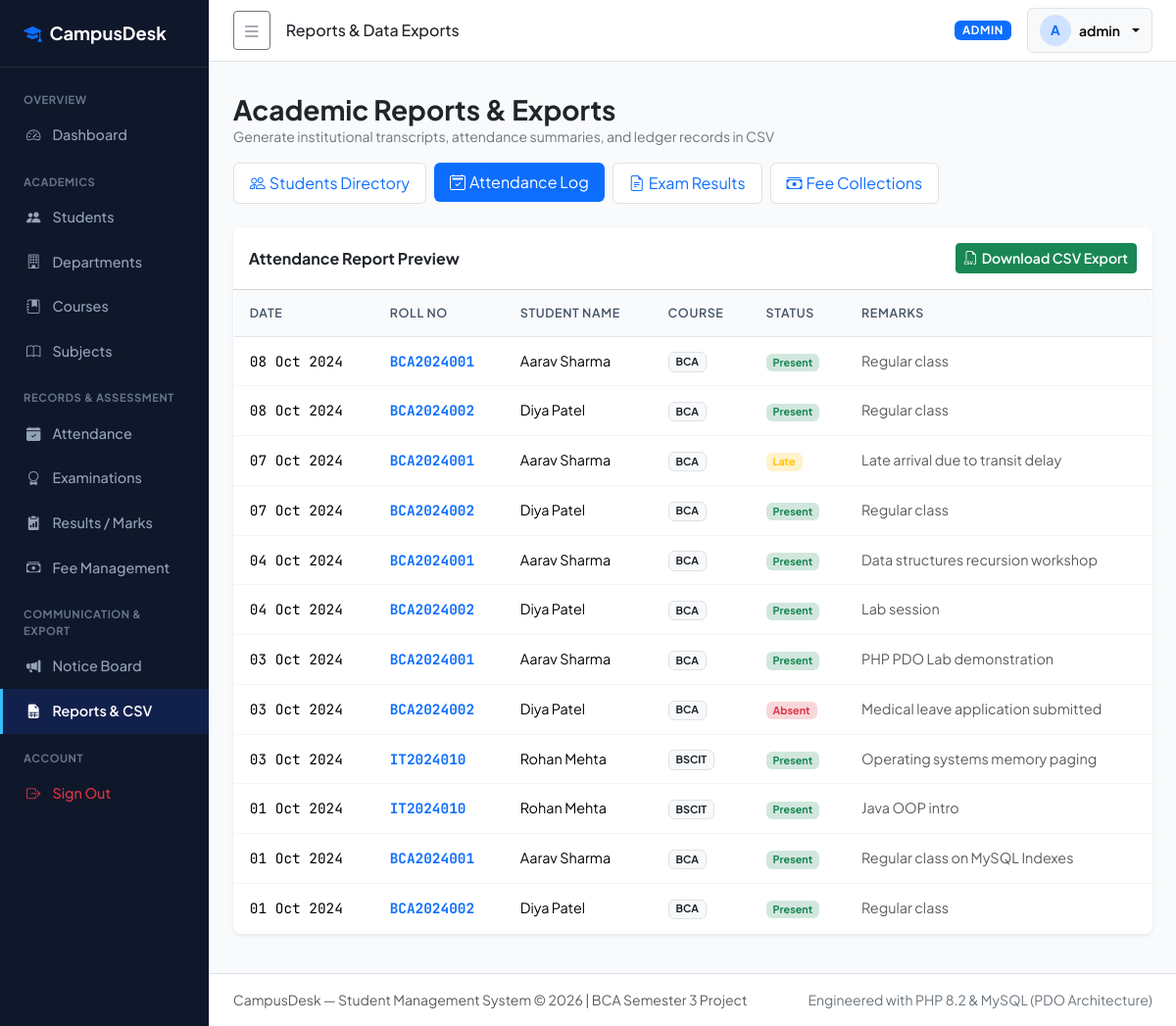
The page /admin/reports.php?type=attendance&course_id=2 (signed in) on the database its author committed.
### tables this page shows
CREATE TABLE `attendance` (
  `attendance_id` INT AUTO_INCREMENT PRIMARY KEY,
  `student_id` INT NOT NULL,
  `course_id` INT NOT NULL,
  `attendance_date` DATE NOT NULL,
  `status` ENUM('Present', 'Absent', 'Late') NOT NULL DEFAULT 'Present',
  `remarks` VARCHAR(255) NULL,
  `recorded_at` TIMESTAMP DEFAULT CURRENT_TIMESTAMP,
  CONSTRAINT `fk_attendance_student` FOREIGN KEY (`student_id`) REFERENCES `students` (`student_id`) ON DELETE CASCADE ON UPDATE CASCADE,
  CONSTRAINT `fk_attendance_course` FOREIGN KEY (`course_id`) REFERENCES `courses` (`course_id`) ON DELETE CASCADE ON UPDATE CASCADE,
  CONSTRAINT `uq_attendance_student_date` UNIQUE (`student_id`, `attendance_date`),
  INDEX `idx_attendance_date` (`attendance_date`),
  INDEX `idx_attendance_student` (`student_id`)
);

CREATE TABLE `students` (
  `student_id` INT AUTO_INCREMENT PRIMARY KEY,
  `student_code` VARCHAR(30) NOT NULL UNIQUE COMMENT 'Academic Roll Number / Enrollment No',
  `user_id` INT NULL UNIQUE COMMENT 'Linked user login account',
  `course_id` INT NOT NULL,
  `full_name` VARCHAR(100) NOT NULL,
  `email` VARCHAR(100) NOT NULL UNIQUE,
  `phone` VARCHAR(20) NOT NULL,
  `dob` DATE NOT NULL,
  `gender` ENUM('Male', 'Female', 'Other') NOT NULL,
  `address` TEXT NOT NULL,
  `admission_date` DATE NOT NULL,
  `enrollment_status` ENUM('Active', 'Graduated', 'Suspended', 'Withdrawn') NOT NULL DEFAULT 'Active',
  `created_at` TIMESTAMP DEFAULT CURRENT_TIMESTAMP,
  `updated_at` TIMESTAMP DEFAULT CURRENT_TIMESTAMP ON UPDATE CURRENT_TIMESTAMP,
  CONSTRAINT `fk_students_user` FOREIGN KEY (`user_id`) REFERENCES `users` (`user_id`) ON DELETE SET NULL ON UPDATE CASCADE,
  CONSTRAINT `fk_students_course` FOREIGN KEY (`course_id`) REFERENCES `courses` (`course_id`) ON DELETE RESTRICT ON UPDATE CASCADE,
  INDEX `idx_students_code` (`student_code`),
  INDEX `idx_students_course` (`course_id`),
  INDEX `idx_students_status` (`enrollment_status`)
);

CREATE TABLE `courses` (
  `course_id` INT AUTO_INCREMENT PRIMARY KEY,
  `dept_id` INT NOT NULL,
  `course_name` VARCHAR(120) NOT NULL,
  `course_code` VARCHAR(20) NOT NULL UNIQUE,
  `duration_years` DECIMAL(3,1) NOT NULL DEFAULT 3.0,
  `description` TEXT NULL,
  `status` ENUM('active', 'inactive') NOT NULL DEFAULT 'active',
  `created_at` TIMESTAMP DEFAULT CURRENT_TIMESTAMP,
  CONSTRAINT `fk_courses_dept` FOREIGN KEY (`dept_id`) REFERENCES `departments` (`dept_id`) ON DELETE RESTRICT ON UPDATE CASCADE,
  INDEX `idx_courses_dept` (`dept_id`)
);

### includes/functions.php (called while the page is built, shortened)
<?php
function e(?string $string): string {
    return htmlspecialchars((string)$string, ENT_QUOTES, 'UTF-8');
}
function format_date(?string $date_str): string {
    $time = strtotime($date_str);
    return $time ? date('d M Y', $time) : $date_str;
}

### admin/reports.php (the view, shortened to what this page needs)
<?php
require_once __DIR__ . '/../config/database.php';
require_once __DIR__ . '/../includes/functions.php';
$type = trim($_GET['type'] ?? 'students');
require_once __DIR__ . '/../includes/header.php';
require_once __DIR__ . '/../includes/sidebar.php';
require_once __DIR__ . '/../includes/navbar.php';
?>
<div class="container-fluid px-4 py-3">
  <div class="d-flex justify-content-between align-items-center mb-3 flex-wrap gap-2">
    <div>
      <h3 class="fw-bold text-dark mb-0">Academic Reports &amp; Exports</h3>
      <div class="text-secondary small">Generate institutional transcripts, attendance summaries, and ledger records in CSV</div>
    </div>
  </div>
  <ul class="nav nav-pills mb-4 gap-2">
    <li class="nav-item">
      <a class="nav-link <?= $type === 'students' ? 'active' : 'bg-white border' ?>" href="reports.php?type=students">
        <i class="bi bi-people me-1"></i>Students Directory
      </a>
    </li>
    <li class="nav-item">
      <a class="nav-link <?= $type === 'attendance' ? 'active' : 'bg-white border' ?>" href="reports.php?type=attendance">
        <i class="bi bi-calendar2-check me-1"></i>Attendance Log
      </a>
    </li>
    <li class="nav-item">
      <a class="nav-link <?= $type === 'results' ? 'active' : 'bg-white border' ?>" href="reports.php?type=results">
        <i class="bi bi-file-earmark-text me-1"></i>Exam Results
      </a>
    </li>
    <li class="nav-item">
      <a class="nav-link <?= $type === 'fees' ? 'active' : 'bg-white border' ?>" href="reports.php?type=fees">
        <i class="bi bi-cash-stack me-1"></i>Fee Collections
      </a>
    </li>
  </ul>
  <div class="card border-0 shadow-sm rounded-3 bg-white overflow-hidden mb-4">
    <div class="card-header bg-white py-3 d-flex justify-content-between align-items-center flex-wrap gap-2">
      <h6 class="fw-bold text-dark mb-0 text-capitalize"><?= e($type) ?> Report Preview</h6>
      <a href="reports.php?type=<?= urlencode($type) ?>&export=csv" class="btn btn-success btn-sm fw-semibold">
        <i class="bi bi-filetype-csv me-1"></i>Download CSV Export
      </a>
    </div>
    <div class="table-responsive">
      <?php if ($type === 'students'): ?>
        <?php $data = $pdo->query("SELECT s.*, c.course_code FROM students s JOIN courses c ON s.course_id = c.course_id ORDER BY s.student_code ASC")->fetchAll(); ?>
        <table class="table table-hover table-cd mb-0 align-middle">
          <thead>
            <tr>
              <th>Roll No</th>
              <th>Full Name</th>
              <th>Course</th>
              <th>Email</th>
              <th>Phone</th>
              <th>Status</th>
            </tr>
          </thead>
          <tbody>
            <?php foreach ($data as $r): ?>
              <tr>
                <td class="tabular-nums fw-bold text-primary"><?= e($r['student_code']) ?></td>
                <td><?= e($r['full_name']) ?></td>
                <td><span class="badge bg-light text-dark border"><?= e($r['course_code']) ?></span></td>
                <td><?= e($r['email']) ?></td>
                <td class="tabular-nums"><?= e($r['phone']) ?></td>
                <td><span class="badge bg-success-subtle text-success"><?= e($r['enrollment_status']) ?></span></td>
              </tr>
            <?php endforeach; ?>
          </tbody>
        </table>
      <?php elseif ($type === 'attendance'): ?>
        <?php $data = $pdo->query("SELECT a.*, s.student_code, s.full_name, c.course_code FROM attendance a JOIN students s ON a.student_id = s.student_id JOIN courses c ON a.course_id = c.course_id ORDER BY a.attendance_date DESC LIMIT 50")->fetchAll(); ?>
        <table class="table table-hover table-cd mb-0 align-middle">
          <thead>
            <tr>
              <th>Date</th>
              <th>Roll No</th>
              <th>Student Name</th>
              <th>Course</th>
              <th>Status</th>
              <th>Remarks</th>
            </tr>
          </thead>
          <tbody>
            <?php foreach ($data as $r): ?>
              <tr>
                <td class="tabular-nums"><?= format_date($r['attendance_date']) ?></td>
                <td class="tabular-nums fw-bold text-primary"><?= e($r['student_code']) ?></td>
                <td><?= e($r['full_name']) ?></td>
                <td><span class="badge bg-light text-dark border"><?= e($r['course_code']) ?></span></td>
                <td>
                  <span class="badge <?= $r['status'] === 'Present' ? 'bg-success-subtle text-success' : ($r['status'] === 'Late' ? 'bg-warning-subtle text-warning' : 'bg-danger-subtle text-danger') ?>">
                    <?= e($r['status']) ?>
                  </span>
                </td>
                <td class="small text-muted"><?= e($r['remarks'] ?? '—') ?></td>
              </tr>
            <?php endforeach; ?>
          </tbody>
        </table>
      <?php endif; ?>
    </div>
  </div>
</div>
<?php require_once __DIR__ . '/../includes/footer.php'; ?>

### assets/css/style.css (style rules this page uses)
:root { --cd-primary: #1e40af; --cd-primary-dark: #0f2b48; --cd-primary-light: #3b82f6; --cd-sidebar-bg: #0f172a; --cd-sidebar-hover: #1e293b; --cd-surface: #ffffff; --cd-bg: #f8fafc; --cd-border: #e2e8f0; --cd-text-main: #0f172a; --cd-text-muted: #64748b; }
body { font-family: 'Plus Jakarta Sans', system-ui, -apple-system, BlinkMacSystemFont, 'Segoe UI', Roboto, sans-serif; background-color: var(--cd-bg); color: var(--cd-text-main); min-height: 100vh; }
.tabular-nums, td.metric, .badge-mono { font-family: 'JetBrains Mono', monospace; font-variant-numeric: tabular-nums; }
.table-cd { background: white; border-radius: 8px; overflow: hidden; border: 1px solid var(--cd-border); }
.table-cd thead th { background-color: #f8fafc; color: #475569; font-size: 0.78rem; font-weight: 600; text-transform: uppercase; letter-spacing: 0.05em; border-bottom: 1px solid var(--cd-border); padding: 0.85rem 1rem; }
.table-cd tbody td { padding: 0.85rem 1rem; vertical-align: middle; border-bottom: 1px solid #f1f5f9; font-size: 0.9rem; }

### rows shown on the page
attendance: attendance_date "08 Oct 2024", student.student_code "BCA2024001", student.full_name "Aarav Sharma", course.course_code "BCA", status "Present", remarks "Regular class"
attendance: attendance_date "08 Oct 2024", student.student_code "BCA2024002", student.full_name "Diya Patel", course.course_code "BCA", status "Present", remarks "Regular class"
attendance: attendance_date "07 Oct 2024", student.student_code "BCA2024001", student.full_name "Aarav Sharma", course.course_code "BCA", status "Late", remarks "Late arrival due to transit delay"
attendance: attendance_date "07 Oct 2024", student.student_code "BCA2024002", student.full_name "Diya Patel", course.course_code "BCA", status "Present", remarks "Regular class"
attendance: attendance_date "04 Oct 2024", student.student_code "BCA2024001", student.full_name "Aarav Sharma", course.course_code "BCA", status "Present", remarks "Data structures recursion workshop"
attendance: attendance_date "04 Oct 2024", student.student_code "BCA2024002", student.full_name "Diya Patel", course.course_code "BCA", status "Present", remarks "Lab session"
attendance: attendance_date "03 Oct 2024", student.student_code "BCA2024001", student.full_name "Aarav Sharma", course.course_code "BCA", status "Present", remarks "PHP PDO Lab demonstration"
attendance: attendance_date "03 Oct 2024", student.student_code "BCA2024002", student.full_name "Diya Patel", course.course_code "BCA", status "Absent", remarks "Medical leave application submitted"
attendance: attendance_date "03 Oct 2024", student.student_code "IT2024010", student.full_name "Rohan Mehta", course.course_code "BSCIT", status "Present", remarks "Operating systems memory paging"
attendance: attendance_date "01 Oct 2024", student.student_code "IT2024010", student.full_name "Rohan Mehta", course.course_code "BSCIT", status "Present", remarks "Java OOP intro"
attendance: attendance_date "01 Oct 2024", student.student_code "BCA2024001", student.full_name "Aarav Sharma", course.course_code "BCA", status "Present", remarks "Regular class on MySQL Indexes"
attendance: attendance_date "01 Oct 2024", student.student_code "BCA2024002", student.full_name "Diya Patel", course.course_code "BCA", status "Present", remarks "Regular class"

### other values the page prints
$page_title "Reports & Data Exports"
$user['role'] "ADMIN"
substr($user['full_name'] ?? 'U', 0, 1) "A"
$user['full_name'] "admin"
$type "Attendance"
